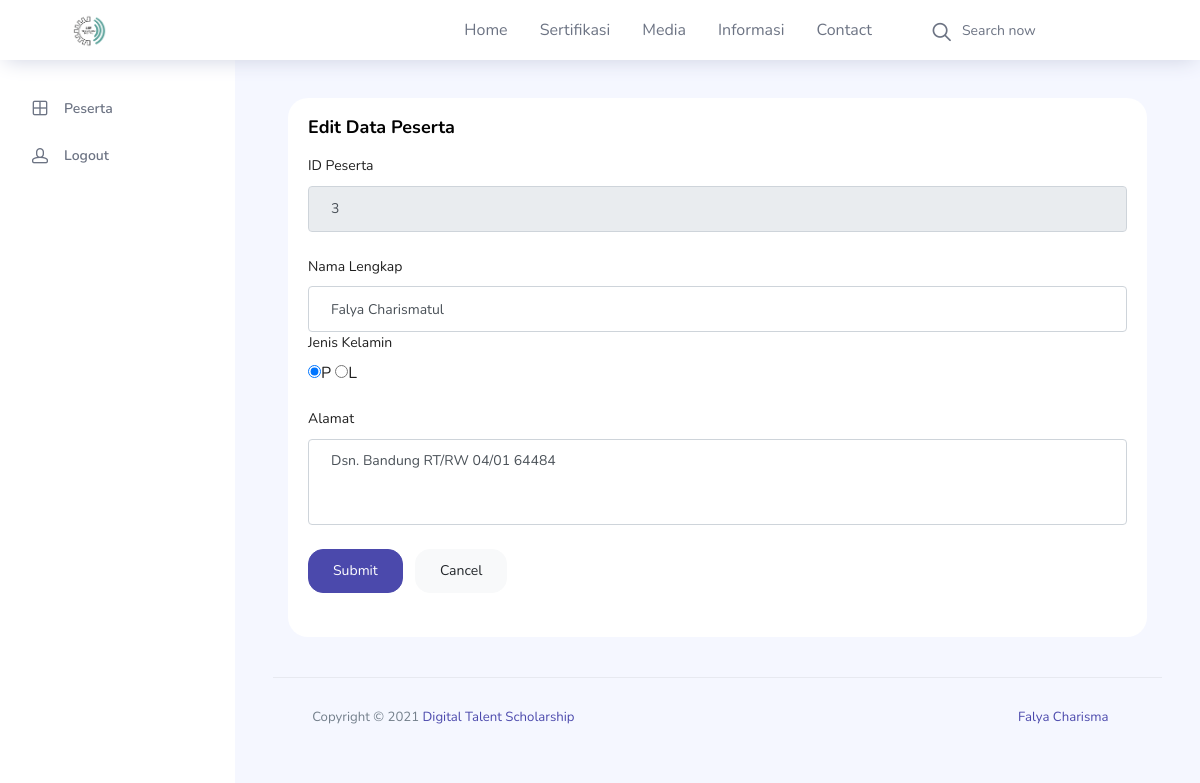
Page /pages/peserta-edit.php?id=3 (signed in) on the committed database.
### tables this page shows
CREATE TABLE `peserta` (
  `id_peserta` int(11) NOT NULL,
  `nama_peserta` varchar(30) NOT NULL,
  `jenis_kelamin` enum('P','L') NOT NULL,
  `alamat` varchar(50) NOT NULL
);

### pages/peserta-edit.php (the view, shortened to what this page needs)
<?php
if(isset($_SESSION['sesi']) && !empty($_SESSION['sesi'])){
?>
<?php
include'../koneksi.php';
    $id_peserta = $_GET['id'];
    $q_tampil_peserta = mysqli_query($db, "SELECT * FROM peserta WHERE id_peserta = '$id_peserta'");
    $r_tampil_peserta = mysqli_fetch_array($q_tampil_peserta);
?>
<?php
include'header.php';
?>
      <div class="main-panel">
        <div class="content-wrapper">
           <div class="col-12 grid-margin stretch-card">
              <div class="card">
                <div class="card-body">
                  <h4 class="card-title">Edit Data Peserta</h4>
                  <form class="forms-sample"  action="../proses/peserta-edit-proses.php" method="post" enctype="multipart/form-data">
                    <div class="form-group">
                      <label for="exampleInputName1">ID Peserta</label>
                      <input type="text" class="form-control" name="id_peserta" value="<?php echo $r_tampil_peserta['id_peserta'];?>" readonly="readonly" class="isian-formulir isian-formulir-border warna-formulir-disabled">
                    </div>
                    <div class="form-group">
                      <label for="exampleTextarea1">Nama Lengkap</label>
                      <input type="text" class="form-control" name="nama_peserta" class="isian-formulir isian-formulir-border" value="<?php echo $r_tampil_peserta['nama_peserta'];?>">
                    <div class="form-group">
                      <tr>
                        <label class="exampleTextarea1">Jenis Kelamin</label><br>
                          <?php
                            if ($r_tampil_peserta['jenis_kelamin']=="P") {
                                echo "<td class='isian-formulir'><input type='radio' name='jenis_kelamin' value='P' checked>P</label></td>
                                  </tr>
                                 </td>
                                 <td class='isian-formulir'><input type='radio' name='jenis_kelamin'>L</label></td>
                                  </tr>
                                 </td>";
                              }
                          ?>
                 </div>
                      <div class="form-group">
                      <label for="exampleTextarea1">Alamat</label>
                      <textarea class="form-control" rows="4" name="alamat"><?php echo $r_tampil_peserta['alamat'];?></textarea>
                    </div>
                    <button type="submit" name="simpan" class="btn btn-primary mr-2">Submit</button>
                    <button class="btn btn-light">Cancel</button>
                  </form>
                </div>
              </div>
            </div>
        </div>
<?php
include'footer.php';
?>
 <?php
} else {
  echo"<script>alert('Anda Harus Login Dahulu'); </script>";
  header('location:../login.php');
}
?>

### rows in the picture
peserta: id_peserta "3", nama_peserta "Falya Charismatul", alamat "Dsn. Bandung RT/RW 04/01 64484"
